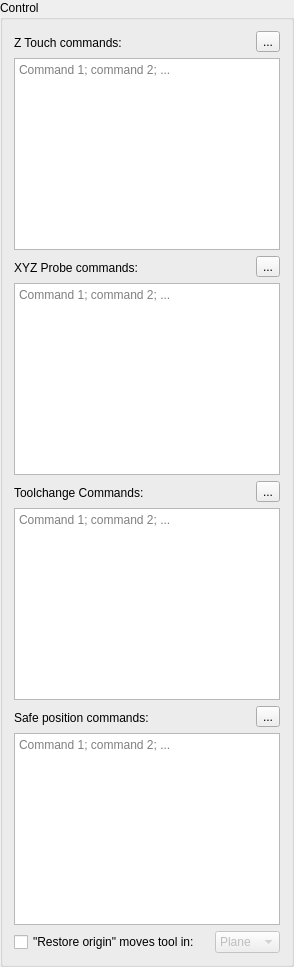
          <widget class="GroupBox" name="groupBox_2">
           <property name="title">
            <string>Control</string>
           </property>
           <layout class="QVBoxLayout" name="verticalLayout_9">
            <item>
             <layout class="QHBoxLayout" name="horizontalLayout_14">
              <item>
               <widget class="QLabel" name="label_17">
                <property name="styleSheet">
                 <string notr="true">padding-top: 3;</string>
                </property>
                <property name="text">
                 <string>Z Touch commands:</string>
                </property>
                <property name="indent">
                 <number>0</number>
                </property>
                <property name="buddy">
                 <cstring>txtTouchCommand</cstring>
                </property>
               </widget>
              </item>
              <item>
               <widget class="QToolButton" name="tbZTouch">
                <property name="text">
                 <string>...</string>
                </property>
               </widget>
              </item>
             </layout>
            </item>
            <item>
             <widget class="QPlainTextEdit" name="txtTouchCommand">
              <property name="placeholderText">
               <string>Command 1; command 2; ...</string>
              </property>
             </widget>
            </item>
            <item>
             <layout class="QHBoxLayout" name="horizontalLayout_16">
              <item>
               <widget class="QLabel" name="label_40">
                <property name="styleSheet">
                 <string notr="true">padding-top: 3;</string>
                </property>
                <property name="text">
                 <string>XYZ Probe commands:</string>
                </property>
                <property name="indent">
                 <number>0</number>
                </property>
                <property name="buddy">
                 <cstring>txtProbeXYZCommand</cstring>
                </property>
               </widget>
              </item>
              <item>
               <widget class="QToolButton" name="tbProbeXYZ">
                <property name="text">
                 <string>...</string>
                </property>
               </widget>
              </item>
             </layout>
            </item>
            <item>
             <widget class="QPlainTextEdit" name="txtProbeXYZCommand">
              <property name="placeholderText">
               <string>Command 1; command 2; ...</string>
              </property>
             </widget>
            </item>
            <item>
             <layout class="QHBoxLayout" name="horizontalLayout_20">
              <item>
               <widget class="QLabel" name="label_40">
                <property name="styleSheet">
                 <string notr="true">padding-top: 3;</string>
                </property>
                <property name="text">
                 <string>Toolchange Commands:</string>
                </property>
                <property name="indent">
                 <number>0</number>
                </property>
                <property name="buddy">
                 <cstring>txtToolchangeCommand</cstring>
                </property>
               </widget>
              </item>
              <item>
               <widget class="QToolButton" name="tbToolchange">
                <property name="text">
                 <string>...</string>
                </property>
               </widget>
              </item>
             </layout>
            </item>
            <item>
             <widget class="QPlainTextEdit" name="txtToolchangeCommand">
              <property name="placeholderText">
               <string>Command 1; command 2; ...</string>
              </property>
             </widget>
            </item>
            <item>
             <layout class="QHBoxLayout" name="horizontalLayout_15">
              <item>
               <widget class="QLabel" name="label_33">
                <property name="styleSheet">
                 <string notr="true">padding-top: 3;</string>
                </property>
                <property name="text">
                 <string>Safe position commands:</string>
                </property>
                <property name="indent">
                 <number>0</number>
                </property>
                <property name="buddy">
                 <cstring>txtSafeCommand</cstring>
                </property>
               </widget>
              </item>
              <item>
               <widget class="QToolButton" name="tbZSafe">
                <property name="text">
                 <string>...</string>
                </property>
               </widget>
              </item>
             </layout>
            </item>
            <item>
             <widget class="QPlainTextEdit" name="txtSafeCommand">
              <property name="placeholderText">
               <string>Command 1; command 2; ...</string>
              </property>
             </widget>
            </item>
            <item>
             <layout class="QGridLayout" name="gridLayout_4" columnstretch="0,1,2">
              <item row="3" column="0">
               <layout class="QHBoxLayout" name="horizontalLayout_8">
                <item>
                 <widget class="QCheckBox" name="chkMoveOnRestore">
                  <property name="sizePolicy">
                   <sizepolicy hsizetype="Maximum" vsizetype="Fixed">
                    <horstretch>0</horstretch>
                    <verstretch>0</verstretch>
                   </sizepolicy>
                  </property>
                  <property name="text">
                   <string>&quot;Restore origin&quot; moves tool in:</string>
                  </property>
                 </widget>
                </item>
               </layout>
              </item>
              <item row="3" column="2">
               <widget class="QComboBox" name="cboRestoreMode">
                <property name="enabled">
                 <bool>false</bool>
                </property>
                <item>
                 <property name="text">
                  <string>Plane</string>
                 </property>
                </item>
                <item>
                 <property name="text">
                  <string>Space</string>
                 </property>
                </item>
               </widget>
              </item>
              <item row="3" column="1">
               <spacer name="horizontalSpacer_16">
                <property name="orientation">
                 <enum>Qt::Horizontal</enum>
                </property>
                <property name="sizeType">
                 <enum>QSizePolicy::Fixed</enum>
                </property>
                <property name="sizeHint" stdset="0">
                 <size>
                  <width>9</width>
                  <height>20</height>
                 </size>
                </property>
               </spacer>
              </item>
             </layout>
            </item>
           </layout>
          </widget>
